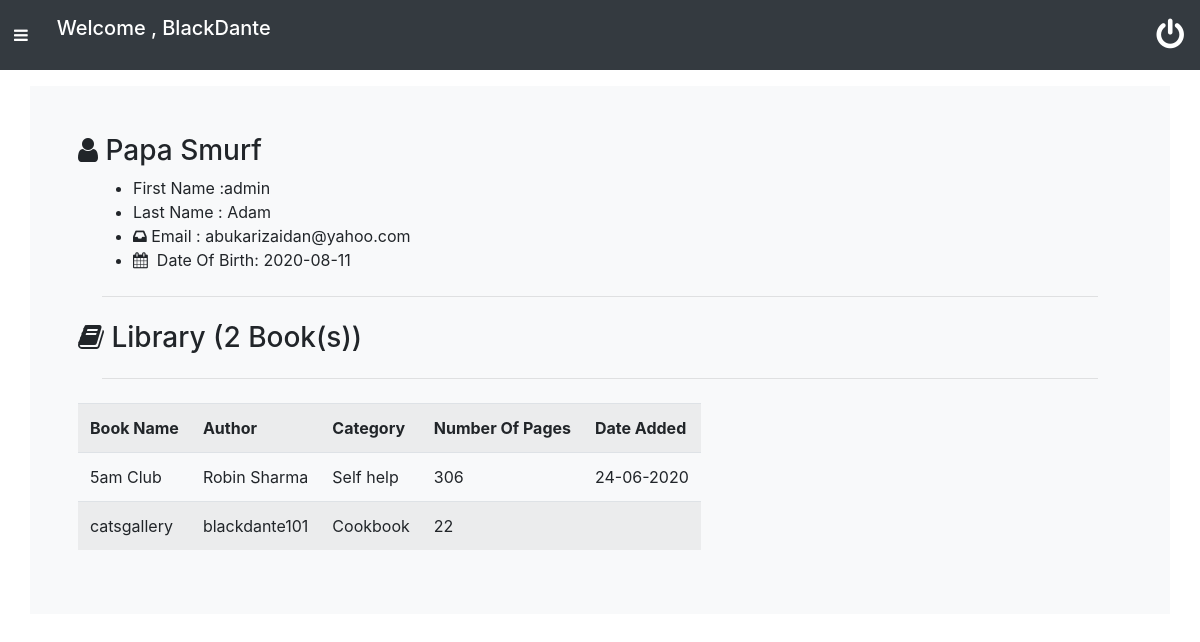
The page /home/search/profile.php?uname=Papa Smurf (signed in) on the database its author committed.
### tables this page shows
CREATE TABLE `usertbl` (
  `id` int(11) NOT NULL,
  `fname` varchar(100) NOT NULL,
  `lname` varchar(100) NOT NULL,
  `username` varchar(15) NOT NULL,
  `email` varchar(50) NOT NULL,
  `dob` varchar(100) NOT NULL,
  `gender` varchar(50) NOT NULL,
  `password` varchar(100) NOT NULL
);

CREATE TABLE `librarytbl` (
  `id` int(11) NOT NULL,
  `uname` varchar(20) NOT NULL,
  `book_name` varchar(50) NOT NULL,
  `author` varchar(50) NOT NULL,
  `category` varchar(200) NOT NULL,
  `pages` int(11) NOT NULL,
  `book_date` varchar(50) NOT NULL
);

### home/search/profile.php (the view)
<?php
include('../../dbconnect/db.php');
require('../../navigations/navbar.php');
?>
<div  class="container p-5 my-3 bg-light">
	<h3><i class="fa fa-user"></i>&nbsp;<?php echo $_GET['uname']; ?></h3>
	<div class="container">
		<ul>
			<?php
			$user=$_GET['uname'];
			$sql = "SELECT * FROM usertbl WHERE username ='$user'";
			$info=$con->query($sql);
			while ($row=$info->fetch_assoc()) {
				echo"<li>First Name :".$row['fname']." </li>
			<li>Last Name : ".$row['lname']."</li>
			<li><i class='fa fa-inbox'></i>&nbsp;Email : ".$row['email']."</li>
			<li><i class='fa fa-calendar'></i>&nbsp; Date Of Birth: ".$row['dob']."</li>";
			}
			?>
		</ul>
	</div>
	<hr class="m-4">
	<h3><i class="fa fa-book"></i>&nbsp;Library (<?php $qry="SELECT COUNT(*) FROM librarytbl WHERE uname='$user'";$sum=$con->query($qry);while($total=$sum->fetch_assoc()){echo $total['COUNT(*)'];} ?> Book(s))</h3>
	<hr class="m-4">
	<table class="table table-striped table-responsive">
		<tr>
			<th>Book Name</th>
			<th>Author</th>
			<th>Category</th>
			<th>Number Of Pages</th>
			<th>Date Added</th>
		</tr>
		<?php
		$qry2 ="SELECT * FROM librarytbl WHERE uname='$user'";
		$books=$con->query($qry2);
		while ($bookz=$books->fetch_assoc()) {
		echo "
		<tr>
			<td>".$bookz['book_name']."</td>
			<td>".$bookz['author']."</td>
			<td>".$bookz['category']."</td>
			<td>".$bookz['pages']."</td>
			<td>".$bookz['book_date']."</td>
		</tr> ";
}
		?>
	</table>
</div>
<?php
require('../../navigations/footer.php');
?>

### navigations/navbar.php (style rules this page uses)
.container { cursor:pointer; }

### rows shown on the page
usertbl: fname "admin", lname "Adam", email "abukarizaidan@yahoo.com", dob "2020-08-11"
librarytbl: book_name "5am Club", author "Robin Sharma", category "Self help", pages "306", book_date "24-06-2020"
librarytbl: book_name "catsgallery", author "blackdante101", category "Cookbook", pages "22"

### other values the page prints
$name "BlackDante"
$_GET['uname'] "Papa Smurf"
$total['COUNT(*)'] "2"
